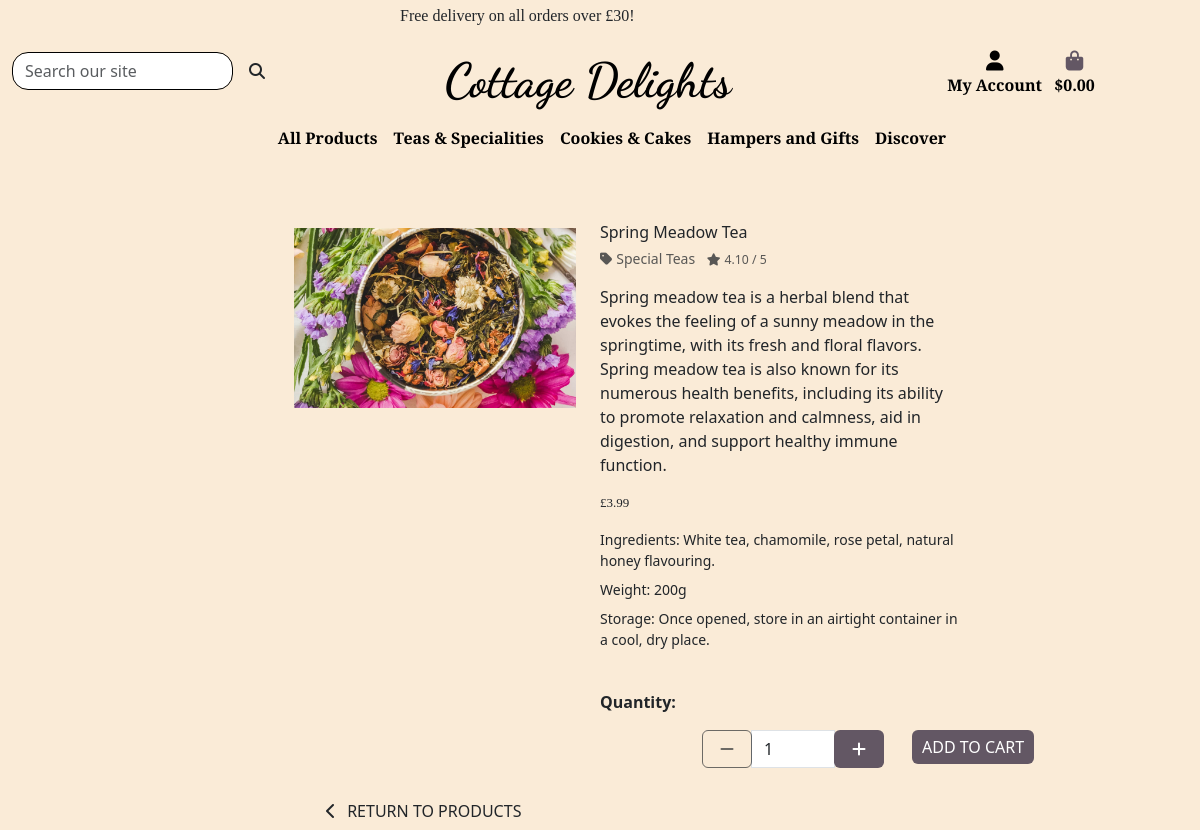
/products/21/, run on the app's committed database.
### products/models.py (models this page shows, shortened)
class Product(models.Model):
    category = models.ForeignKey(
        'category', null=True, blank=True, on_delete=models.SET_NULL)
    sku = models.CharField(max_length=100)
    name = models.CharField(max_length=250, null=True, blank=True)
    description = models.TextField()
    ingredients = models.CharField(max_length=450)
    weight = models.CharField(max_length=10, null=True, blank=True)
    storage = models.TextField(null=True, blank=True)
    price = models.DecimalField(max_digits=6, decimal_places=2)
    rating = models.DecimalField(
        max_digits=6, decimal_places=2, null=True, blank=True)
    image_url = models.URLField(max_length=1024, null=True, blank=True)
    image = models.ImageField(null=True, blank=True)

class Category(models.Model):
    class Meta:
        verbose_name_plural = 'Categories'
    name = models.CharField(max_length=250)
    friendly_name = models.CharField(max_length=250, null=True, blank=True)

### products/views.py (the view)
# urls.py: path('<int:product_id>/', views.productdetails, name='productdetails'),
def productdetails(request, product_id):
    product = get_object_or_404(Product, pk=product_id)
    context = {
        'product': product,
    }
    return render(request, 'products/productdetails.html', context)

### cart/contexts.py (called while the page is built, shortened)
def cart_contents(request):
    cart_items = []
    order_total = 0
    product_quant = 0
    cart = request.session.get('cart', {})
    if order_total < settings.FREE_DELIVERY_THRESHOLD:
        delivery = order_total * Decimal(settings.STANDARD_DELIVERY_PERCENTAGE / 100)
        free_delivery_delta = settings.FREE_DELIVERY_THRESHOLD - order_total
    else:
        delivery = 0
        free_delivery_delta = 0
    grand_total = delivery + order_total
    context = {
        'cart_items': cart_items,
        'order_total': order_total,
        'product_quant': product_quant,
        'delivery': delivery,
        'free_delivery_delta': free_delivery_delta,
        'free_delivery_threshold': settings.FREE_DELIVERY_THRESHOLD,
        'grand_total': grand_total,
    }
    return context

### products/templates/products/productdetails.html (shortened to what this page needs)
{% extends 'base.html' %}
{% load static %}
{% block page_header %}
<div class="container header-container">
</div>
{% endblock %}
{% block content %}
<div class="overlay"></div>
<div class="container-fluid mt-2">
    <div class=" container-fluid row mt-2">
        <div class="imgcontainer col-sm-12 col-md-6 col-lg-4 offset-2 me-0 mt-2">
            <div class="col-sm-12 w-100 image-container my-5">
                {% if product.image %}
                <a href="{{ product.image.url }}" target="_blank">
                    <img class="card-img-top img-fluid" src="{{ product.image.url }}" alt="{{ product.name }}">
                </a>
                {% else %}
                <a href="">
                    <img class="card-img-top img-fluid" src="{{ MEDIA_URL }}noimage-min.png" alt="{{ product.name }}">
                </a>
                {% endif %}
            </div>
        </div>
        <div class="detailcontainer col-sm-12 col-md-6 col-lg-4">
            <div class="productdetails-cont mb-4 mt-4 mt-md-5">
                <p class="mb-0">{{ product.name }}</p>
                {% if product.category %}
                <p class="small mt-1 mb-0">
                    <a class="text-muted" href="{% url 'products' %}?category={{ product.category.name }}">
                        <i class="fas fa-tag me-1"></i>{{ product.category.friendly_name }}
                    </a>
                    {% endif %}
                    {% if product.rating %}
                    <span class="mx-2"><small class="text-muted"><i class="fas fa-star me-1"></i>{{ product.rating }} /
                            5</small></span>
                    {% else %}
                    <small class="text-muted">No Rating</small>
                    {% endif %}</p>
                <p class="mt-3">{{ product.description }}</p>
                <p class="lead mb-0 text-left font-weight-bold">£{{ product.price }}</p>
                <small>
                    <div class="row mt-3">
                        <div class="col md-6">Ingredients: {{ product.ingredients }}</div>
                    </div>
                    <div class="row mt-2">
                        <div class="col md-6">Weight: {{ product.weight }}</div>
                    </div>
                    <div class="row mt-2">
                        <div class="col">Storage: {{ product.storage }}</div>
                    </div>
                </small>
            </div>
        </div>
    </div>
</div>
<div class="form-row quantitytitle">
    <div class="col-md-6">
        <p class="mt-3"><strong>Quantity:</strong></p>
    </div>
</div>
<div class="row mx-auto">
    <div class="quantcontainer col-md-6 col-lg-6 me-0 mx-auto mb-3">
        <form class="form col-md-4 quant-form me-1" action="{% url 'add_items' product.id %}" method="POST">
            <div class="form-group w-30">
                <div class="input-group input-group-{{ product.id }}">
                    <div class="input-group-prepend">
                        <button class="decrement-qty btn btn-black rounded-start decrement-qty_{{ product.id }}"
                            data-item_id="{{ product.id }}">
                            <span class="icon">
                                <i class="fas fa-minus"></i>
                            </span>
                        </button>
                    </div>
                    <input class="form-control qty_input id_qty_{{ product.id }}" type="number" name="quantity"
                        value="1" min="1" max="99" data-item_id="{{ product.id }}">
                    <div class="input-group-append">
                        <button class="increment-qty btn btn-black rounded-start increment-qty_{{ product.id }}"
                            data-item_id="{{ product.id }}">
                            <span class="icon">
                                <i class="fas fa-plus"></i>
                            </span>
                        </button>
                    </div>
                </div>
            </div>
    </div>
    <div class="col-md-3 ms-0 addtocart">
        <input type="submit" class="btn btn-black rounded text-uppercase" value="Add to Cart">
    </div>
</div>
<div class="row">
    <div class="col-12 col-md-6 mx-auto mt-2">
        <a href="{% url 'products' %}" class="btn btn-outline-black rounded-0">
            <span class="icon">
                <i class="fas fa-chevron-left"></i>
            </span>
            <span class="text-uppercase me-3">Return to Products</span>
        </a>
    </div>
</div>
{% endblock %}

### static/css/base.css (style rules this page uses)
html { height: 100%; margin: 0; padding: 0; width: 100%; }
body { width: 100%; background-image: url('/media/elaine-howlin-FEpNmWh1fMc-unsplash-min.jpg'); background-repeat: no-repeat; background-size: cover; background-color: rgb(247, 235, 235); height: calc(76vh - 164px); }
.overlay { height: 100%; width: 100%; background-color: antiquewhite; z-index: -1; top: 0; left: 0; position: fixed; }
.header-container { padding-top: 164px; width: 100%; }
a.text-muted { text-decoration: none; }
.imgcontainer { padding-left: 90px; }
img.card-img-top { width: 100%; height: 15vw; object-fit: cover; }
.quant-form { padding-left: 10px; }
.icon { align-items: center; display: inline-flex; justify-content: center; height: 1.5rem; width: 1.5rem; }
p.lead { font-size: 13px; font-weight: 500; font-family: "Arbutus Slab", serif; }
a.btn-black, button.btn-black, input.btn-black, a.editbutton { background: rgb(99, 87, 100); color: white; }
input.btn-black { border-style: none; border-radius: 5px; padding: 5px 10px; }
@media (min-width: 768px) { .container { width: 100%; } }
@media (min-width: 992px) { .header-container { padding-top: 164px; } }
@media screen and (min-width: 768px) and (max-width: 1755px) { html { width: 100%; } }
@media screen and (min-width: 768px) and (max-width: 1755px) { body { width: 100%; } }
@media screen and (min-width: 768px) and (max-width: 1755px) { div.container { width: 100%; } }
@media screen and (min-width: 576px) { div.quantcontainer { display: flex; justify-content: end; } }
@media screen and (min-width: 885px) { div.quantitytitle { display: flex; justify-content: end; } }

### data on the page
Product: image (picture), name "Spring Meadow Tea", category.friendly_name "Special Teas", rating "4.10", description "Spring meadow tea is a herbal blend that evokes the feeling of a sunny meadow in the springtime, with its fresh and floral flavors. Spring meadow tea is also known for its numerous health benefits, including its ability to promote relaxation and calmness, aid in digestion, and support healthy immune function.", price "3.99", ingredients "White tea, chamomile, rose petal, natural honey flavouring.", weight "200g", storage "Once opened, store in an airtight container in a cool, dry place."

### other printed values
{{ free_delivery_threshold }} "30"
